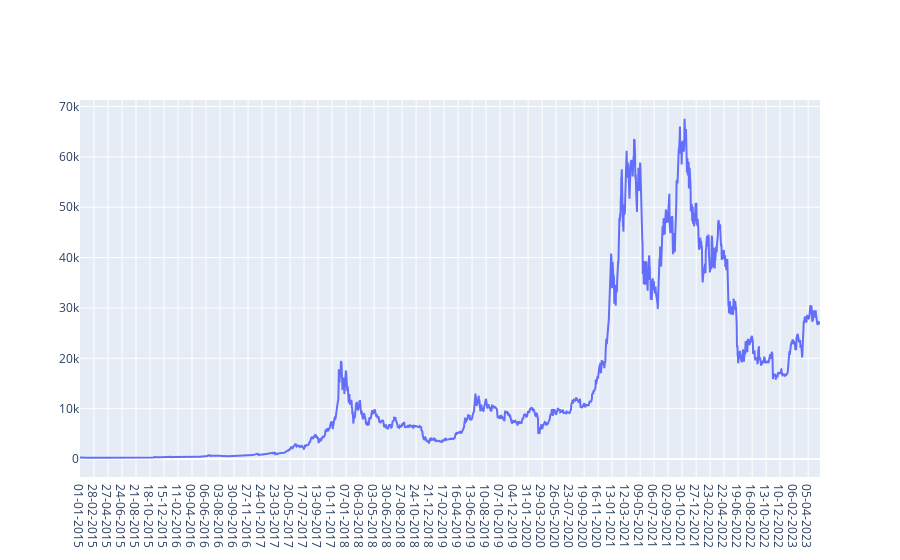

This figure's notebook cell:
### Code cell
btc_trace = go.Scatter(x=data['Date'], y=data['Open'], name= 'Price')
py.iplot([btc_trace])

### Figure 1 — Plotly figure (JSON) as saved in the notebook; plotly's stock layout.template omitted (floating-point values rounded to 4 significant figures; data arrays with more than 128 entries replaced by an {"elided": "..."} marker saying what was removed)
{"data": [{"name": "Price", "type": "scatter", "x": {"elided": "3066 str values"}, "y": {"elided": "3066 float values"}}], "layout": {}}
